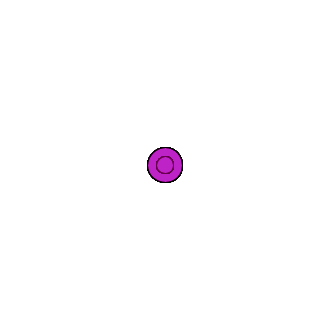
Frame 1 (no input)
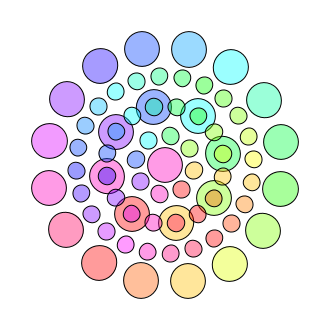
Frame 60 (the mouse pressed at the canvas centre just before this capture)
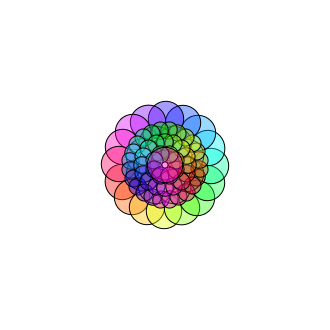
Frame 120 (the mouse held since frame 60 and released just before this capture)

The Processing sketch that drew these frames (run headless with seeded random() and noise(); from frame 60 on, the mouse is pressed at the canvas centre):

// Processing sketch: processing_64775
// ── processing_64775.pde

int flg = 1;
int r = 35;
float theta;
float s;

void setup() {
  size(330, 330);
  colorMode(HSB, 360, 100, 100);
  background(360);
  smooth();
}

void draw() {
  background(360);
  translate(width/2, height/2);
  pushMatrix();

  rotate(theta);

  for (int j = 2;j>=1;j--) {
    for (int i = 0;i<8*j;i++) {
      fill(360 * i /(8*j), 100, 100, 100);
      ellipse(s*j*sin(radians(360 * i /(8*j))), s*j*cos(radians(360 * i /(8*j))), r, r);
    }
  }
  popMatrix();
  pushMatrix();
  rotate(-theta);
  for (int j = 3;j>=1;j--) {
    for (int i = 0;i<8*j;i++) {
      fill(360 * i /(8*j), 100, 100, 100);

      ellipse(s*j*0.5*sin(radians(360 * i /(8*j))), s*j*0.5*cos(radians(360 * i /(8*j))), r/2, r/2);
    }
  }

  ellipse(0, 0, r, r);
  popMatrix();

  theta += 0.01;

  if (flg == 1) {
    s++;
  }
  else {
    s--;
  }
  if (s > 70 || s < 0) {
    flg *= -1;
  }
}
